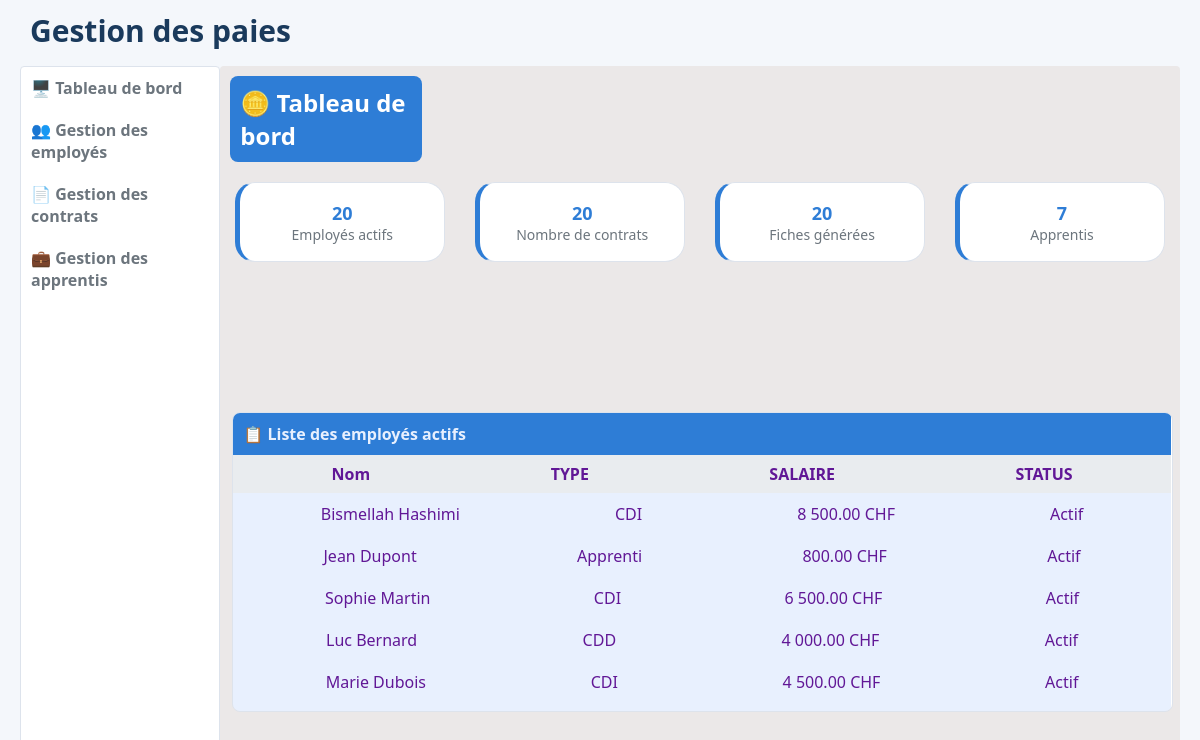
The page /dev/back/dashboard.php (signed in) on the database its author committed.
### tables this page shows
CREATE TABLE IF NOT EXISTS `t_contrat` (
  `id_contrat` int(11) NOT NULL AUTO_INCREMENT,
  `id_utilisateur` int(11) NOT NULL,
  `type_contrat` varchar(50) NOT NULL,
  `salaire_basse` decimal(10,2) NOT NULL,
  `date_debut` date NOT NULL,
  `iben` varchar(50) NOT NULL,
  `annee_apprentissage` int(11) DEFAULT NULL,
  PRIMARY KEY (`id_contrat`),
  KEY `fk_contrat_utilisateur` (`id_utilisateur`)
);

CREATE TABLE IF NOT EXISTS `t_utilisateur` (
  `id_utilisateur` int(11) NOT NULL AUTO_INCREMENT,
  `nom` varchar(42) NOT NULL,
  `prenom` varchar(66) NOT NULL,
  `mot_de_passe` varchar(255) NOT NULL,
  `role` varchar(50) NOT NULL,
  `fonction` varchar(100) NOT NULL,
  `statut` varchar(20) NOT NULL DEFAULT 'Actif',
  PRIMARY KEY (`id_utilisateur`)
);

### dev/back/dashboard.php (called while the page is built, shortened)
<?php
try {
    $db = new PDO(
        'mysql:host=localhost;dbname=gestions_des_paies_bismellah_hashimi_2026;charset=utf8',
        'root',
        ''
    );
    $db->setAttribute(PDO::ATTR_ERRMODE, PDO::ERRMODE_EXCEPTION);
} catch (Exception $e) {
    die('Erreur de connexion : ' . $e->getMessage());
}
$total_employes = $db->query("SELECT COUNT(*) FROM t_utilisateur WHERE LOWER(statut) = 'actif'")->fetchColumn();
$total_contrats = $db->query("SELECT COUNT(*) FROM t_contrat")->fetchColumn();
$total_fiches = $db->query("SELECT COUNT(*) FROM t_fiche_paie")->fetchColumn();
$total_apprentis = $db->query("SELECT COUNT(*) FROM t_contrat WHERE annee_apprentissage IS NOT NULL")->fetchColumn();
$requete_actifs = "SELECT
                    u.id_utilisateur,
                    u.nom,
                    u.prenom,
                    c.type_contrat,
                    c.salaire_basse,
                    u.statut
                FROM t_utilisateur u
                INNER JOIN t_contrat c ON u.id_utilisateur = c.id_utilisateur
                WHERE LOWER(u.statut) = 'actif'";
$resultat_actifs = $db->query($requete_actifs);
$liste_employes_actifs = $resultat_actifs->fetchAll(PDO::FETCH_ASSOC);
include 'dashboard.view.php';
?>

### dev/back/dashboard.view.php (the view, shortened to what this page needs)
<!DOCTYPE html>
<html lang="fr">
<head>
    <link rel="stylesheet" href="style.css">
</head>
<body>
    <div id="dashboard-page" class="dashboard-container">
        <h1 class="titre-principal">Gestion des paies</h1>
    </div>
    <div class="container">
        <div class="colone-un">
            <div class="profile">
                <p> <a href="dashboard.php">🖥️ Tableau de bord </a></p>
                <p> <a href="employes.php">👥 Gestion des employés </a></p>
                <p> <a href="contrats.php">📄 Gestion des contrats </a></p>
                <p> <a href="apprentis.php">💼 Gestion des apprentis </a></p>
            </div>
        </div>
        <div class="colone-deux">
            <div class="bg-tableau-titre">
                <h2>🪙 Tableau de bord</h2>
            </div>
            <div class="container-un">
                <div class="card">
                    <h3><?= htmlspecialchars($total_employes) ?></h3>
                    <p id="nombre-employes">Employés actifs</p>
                </div>
                <div class="card">
                    <h3><?= htmlspecialchars($total_contrats) ?></h3>
                    <p id="nombre-contrats">Nombre de contrats</p>
                </div>
                <div class="card">
                    <h3><?= htmlspecialchars($total_fiches) ?></h3>
                    <p id="nombre-fiches">Fiches générées</p>
                </div>
                <div class="card">
                    <h3><?= htmlspecialchars($total_apprentis) ?></h3>
                    <p id="nombre-apprentis">Apprentis</p>
                </div>
            </div>
            <div class="liste-employes dashboard-container-scroll">
                <h4>📋 Liste des employés actifs</h4>
                <div class="nav-employes header-table">
                    <div class="nom-employes"><strong>Nom</strong></div>
                    <div class="type-employes"><strong>TYPE</strong></div>
                    <div class="salaire-employes"><strong>SALAIRE</strong></div>
                    <div class="status-employes"><strong>STATUS</strong></div>
                </div>
                <?php foreach ($liste_employes_actifs as $employe): ?>
                    <div class="nav-employes ligne-employe">
                        <div class="nom-employes">
                            <?= htmlspecialchars($employe['prenom'] . ' ' . $employe['nom']) ?>
                        </div>
                       <div class="type-employes">
                         <?= htmlspecialchars($employe['type_contrat'] !== '' ? $employe['type_contrat'] : 'Apprenti') ?>
                        </div>
                        <div class="salaire-employes">
                            <?= number_format($employe['salaire_basse'], 2, '.', ' ') . ' CHF' ?>
                        </div>
                        <div class="status-employes">
                            <span class="status-badge actif">
                                <?= htmlspecialchars($employe['statut']) ?>
                            </span>
                        </div>
                    </div>
                <?php endforeach; ?>
            </div>
        </div>
    </div>
</body>
</html>

### dev/back/style.css (style rules this page uses)
:root { --primary: #611796; --accent: #2e7dd6; --light: #e8f0fe; --success: #27ae60; --danger: #e74c3c; --warning: #f39c12; --gray: #6c757d; --bg: #f4f7fb; --card: #ffffff; --border: #dde3ec; --text: #1e2a3a; }
* { box-sizing: border-box; margin: 0; padding: 0; }
body { font-family: 'Segoe UI', sans-serif; background: var(--bg); color: var(--text); }
.titre-principal { margin: 10px 0; font-size: 32px; padding-left: 30px; margin-bottom: 15px; }
.titre-principal { font-size: 30px; color: #1a3a5c; }
.dashboard-container { display: flex; width: 300px; }
.container { display: flex; margin: auto; padding: 0; }
.colone-un { width: 250px; height: 850px; background-color:white; margin-left: 20px; border-radius: 4px; border: 1px solid var(--border); }
.profile p { color: black; font-weight: 600; font-family: 'Segoe UI', sans-serif; padding: 10px; }
a { text-decoration: none; color: var(--gray); font-family: 'Segoe UI', sans-serif; }
.colone-deux { width: 100%; height: 850px; background-color: rgb(235, 232, 232); margin-left: 20px; border-radius: 4px; margin-right: 20px; margin-left: 0px; }
h2 { color: var(--card); padding: 10px; background-color:var(--accent); width: 20%; border-radius: 8px; margin:10px; margin-bottom: 20px; }
.dashboard-container-scroll { max-height: 500px; overflow-y: auto; border: 1px solid #ddd; padding-right: 1px; margin-top: 50px; }
.colone-deux h2 { width: 20%; background-color: var(--accent); }
.container-un { display: flex; flex-wrap: wrap; }
.dashboard-container-scroll h4 { position: sticky; top: 0; background-color: #f4f6f9; margin: 0; padding: 10px 0; z-index: 10; }
.dashboard-container-scroll .header-table { position: sticky; top: 38px; background-color: #e9ecef; z-index: 9; padding: 8px; }
.card { margin:auto; width: 210px; height: 80px; background-color: white; border-radius: 20px; border: 1px solid var(--border); display: flex; flex-direction: column; align-items: center; justify-content: center; border-left: 5px solid var(--accent); }
.card h3 { color: var(--accent); font-size: 18px; text-align: left; }
.card p { color: var(--gray); font-size: 14px; text-align: left; }
.liste-employes { margin-top: 150px; color: var(--primary); background-color: white; border-radius: 8px; border: 1px solid var(--border); margin-left: 12px; width: 98%; height: 300px; }
.liste-employes h4 { padding: 10px; color: var(--light); background-color: var(--accent); }
.nav-employes { display: flex; justify-content: space-around; padding: 10px; background-color: var(--light); }

### rows shown on the page
t_contrat: id_utilisateur.nom "Bismellah Hashimi", type_contrat "CDI", salaire_basse "8 500.00", id_utilisateur.statut "Actif"
t_contrat: id_utilisateur.nom "Jean Dupont", type_contrat "Apprenti", salaire_basse "800.00", id_utilisateur.statut "Actif"
t_contrat: id_utilisateur.nom "Sophie Martin", type_contrat "CDI", salaire_basse "6 500.00", id_utilisateur.statut "Actif"
t_contrat: id_utilisateur.nom "Luc Bernard", type_contrat "CDD", salaire_basse "4 000.00", id_utilisateur.statut "Actif"
t_contrat: id_utilisateur.nom "Marie Dubois", type_contrat "CDI", salaire_basse "4 500.00", id_utilisateur.statut "Actif"

### other values the page prints
$total_employes "20"
$total_contrats "20"
$total_fiches "20"
$total_apprentis "7"
